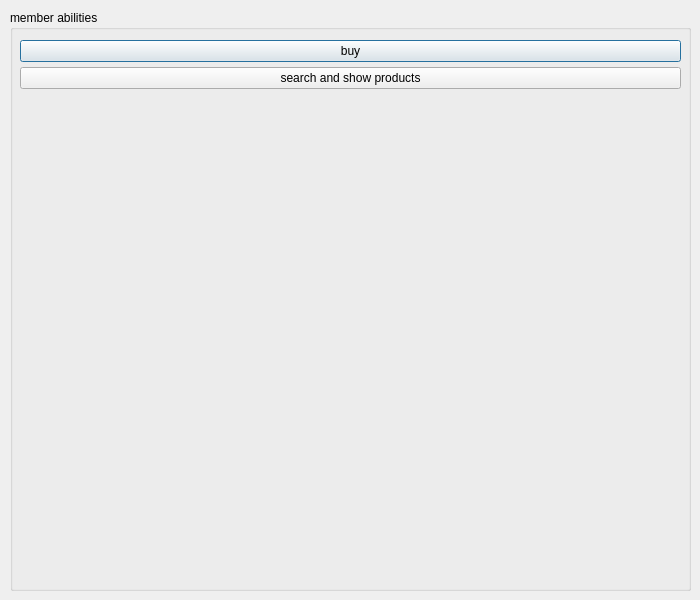
<?xml version="1.0" encoding="UTF-8"?>
<ui version="4.0">
 <class>memberr</class>
 <widget class="QDialog" name="memberr">
  <property name="geometry">
   <rect>
    <x>0</x>
    <y>0</y>
    <width>700</width>
    <height>600</height>
   </rect>
  </property>
  <property name="sizePolicy">
   <sizepolicy hsizetype="Fixed" vsizetype="Fixed">
    <horstretch>0</horstretch>
    <verstretch>0</verstretch>
   </sizepolicy>
  </property>
  <property name="maximumSize">
   <size>
    <width>700</width>
    <height>600</height>
   </size>
  </property>
  <property name="windowTitle">
   <string>Dialog</string>
  </property>
  <widget class="QGroupBox" name="groupBox">
   <property name="geometry">
    <rect>
     <x>10</x>
     <y>10</y>
     <width>681</width>
     <height>581</height>
    </rect>
   </property>
   <property name="title">
    <string>member abilities</string>
   </property>
   <widget class="QWidget" name="back" native="true">
    <property name="geometry">
     <rect>
      <x>0</x>
      <y>20</y>
      <width>681</width>
      <height>561</height>
     </rect>
    </property>
    <property name="styleSheet">
     <string notr="true">#back
{
	border-image: url(:/new/prefix3/consum-supermarket-branding-cul-de-sac_dezeen_2364_col_4.jpg);
}</string>
    </property>
    <layout class="QVBoxLayout" name="verticalLayout">
     <property name="spacing">
      <number>5</number>
     </property>
     <property name="leftMargin">
      <number>5</number>
     </property>
     <property name="topMargin">
      <number>5</number>
     </property>
     <property name="rightMargin">
      <number>5</number>
     </property>
     <property name="bottomMargin">
      <number>5</number>
     </property>
     <item>
      <layout class="QVBoxLayout" name="verticalLayout_2">
       <property name="leftMargin">
        <number>5</number>
       </property>
       <property name="topMargin">
        <number>5</number>
       </property>
       <property name="rightMargin">
        <number>5</number>
       </property>
       <property name="bottomMargin">
        <number>5</number>
       </property>
       <item>
        <widget class="QPushButton" name="buy">
         <property name="text">
          <string>buy</string>
         </property>
        </widget>
       </item>
       <item>
        <widget class="QPushButton" name="showp">
         <property name="text">
          <string>search and show products</string>
         </property>
        </widget>
       </item>
       <item>
        <spacer name="verticalSpacer">
         <property name="orientation">
          <enum>Qt::Vertical</enum>
         </property>
         <property name="sizeHint" stdset="0">
          <size>
           <width>20</width>
           <height>40</height>
          </size>
         </property>
        </spacer>
       </item>
      </layout>
     </item>
    </layout>
   </widget>
  </widget>
 </widget>
 <resources/>
 <connections/>
</ui>
